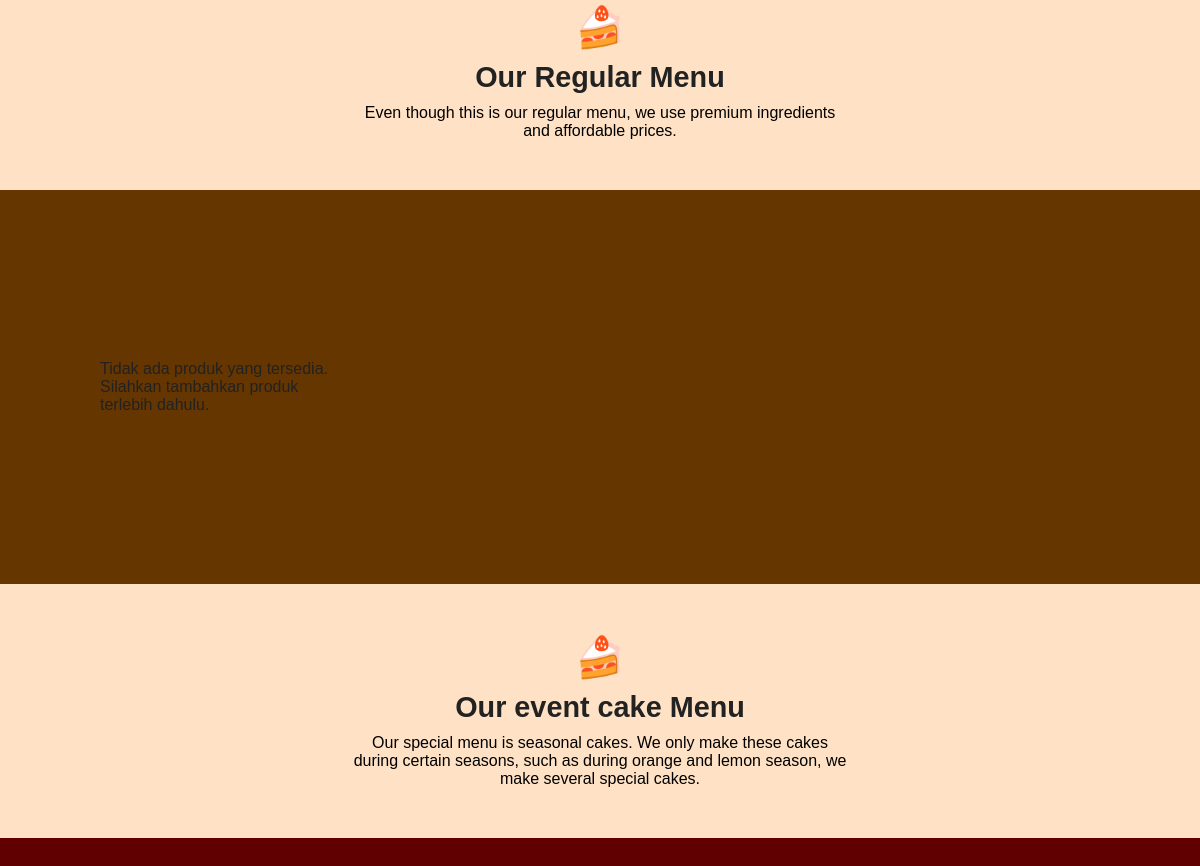
The app's page /shopall.php (middle part), older data.
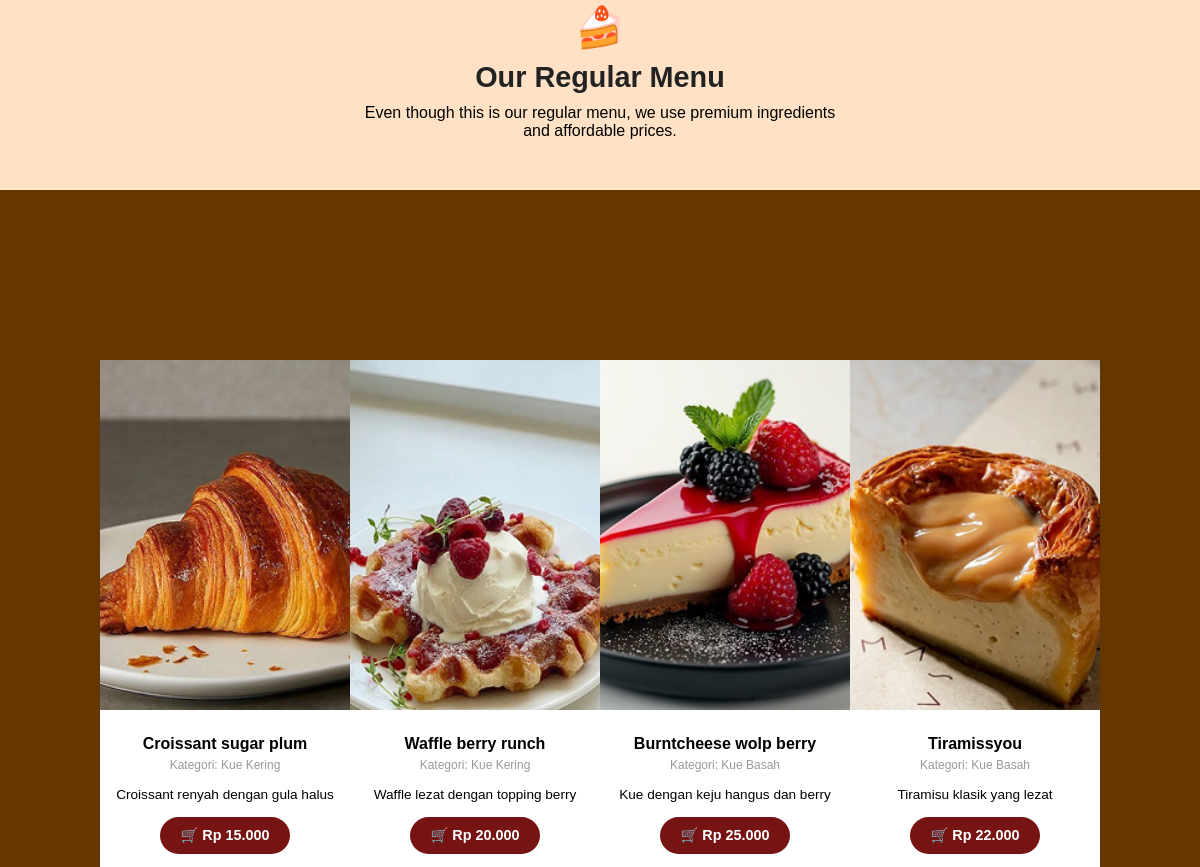
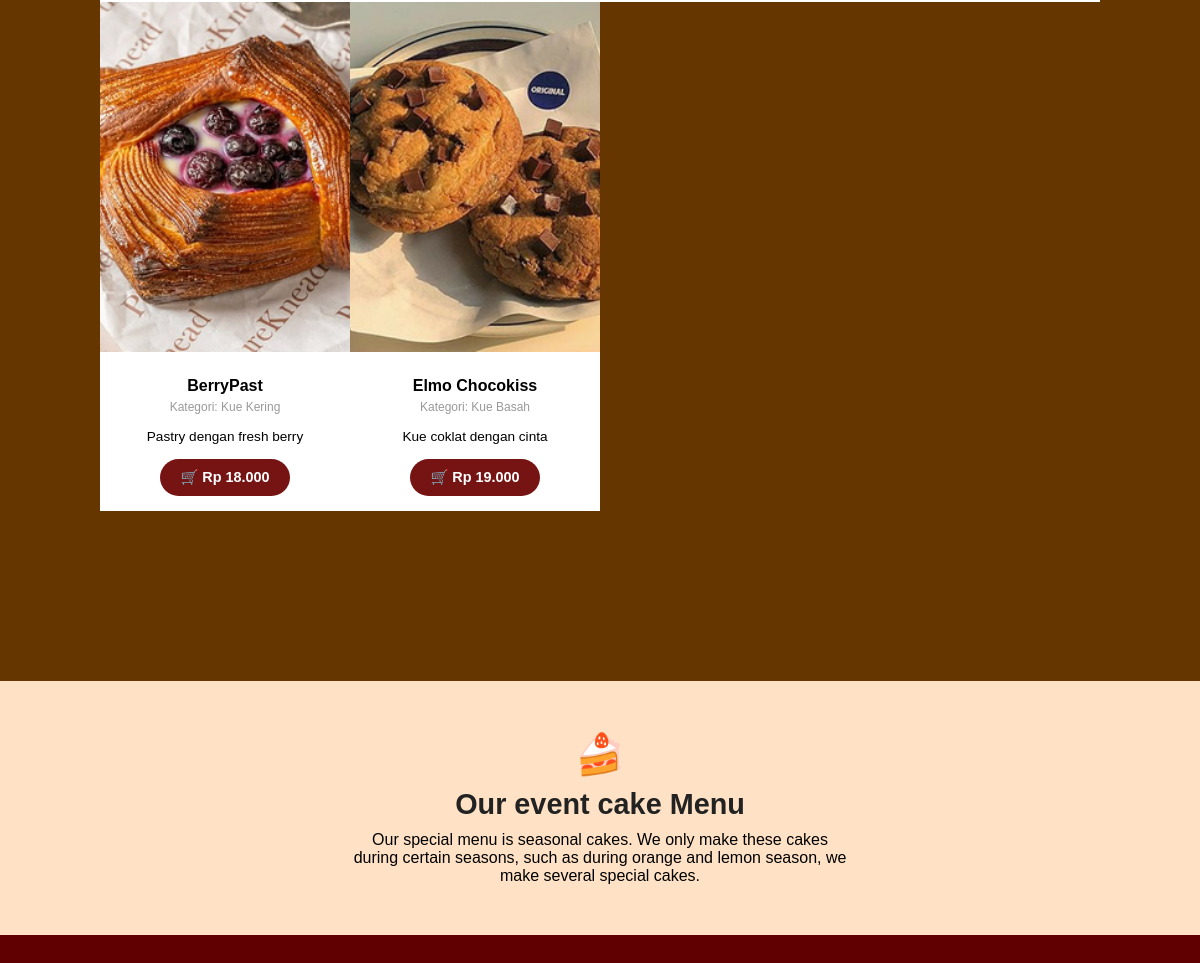
The same page, newer data (2 pictures, top to bottom).
### tables this page shows
CREATE TABLE IF NOT EXISTS `tb_produk` (
  `id_produk` int NOT NULL AUTO_INCREMENT COMMENT 'id unik produk',
  `nama_produk` varchar(100) DEFAULT NULL COMMENT 'nama produk',
  `id_kategori` int DEFAULT NULL COMMENT 'kategori produk (kue kering, basah)',
  `harga` decimal(10,2) DEFAULT NULL COMMENT 'harga produk',
  `stock` int DEFAULT NULL COMMENT 'stock barang',
  `deskripsi` text COMMENT 'penjelasan produk',
  `gambar_produk` varchar(255) DEFAULT NULL COMMENT 'gambar produk',
  PRIMARY KEY (`id_produk`),
  KEY `FK_kategori` (`id_kategori`),
  CONSTRAINT `FK_kategori` FOREIGN KEY (`id_kategori`) REFERENCES `tb_kategori` (`id_kategori`) ON DELETE CASCADE ON UPDATE CASCADE
);

CREATE TABLE IF NOT EXISTS `tb_kategori` (
  `id_kategori` int NOT NULL AUTO_INCREMENT,
  `nama_kategori` varchar(50) DEFAULT NULL,
  PRIMARY KEY (`id_kategori`)
);

### shopall.php (the view, shortened to what this page needs)
<?php
$page_css = "shopall.css";
include 'komponen/header.php';
$database = new Database();
$conn = $database->getConnection();
$query = mysqli_query($conn, "SELECT p.*, k.nama_kategori FROM tb_produk p
                             LEFT JOIN tb_kategori k ON p.id_kategori = k.id_kategori
                             ORDER BY p.id_produk");
?>
  <section class="menu">
    <div class="menu-icon">🍰</div>
    <h2>Our Regular Menu</h2>
    <p>
      Even though this is our regular menu, we use premium ingredients
      and affordable prices.
    </p>
  </section>
  <div class="menu-wrapper">
    <section class="menu-section">
      <div class="menu-grid">
<?php
if($query && mysqli_num_rows($query) > 0) {
    while($row = mysqli_fetch_assoc($query)) {
?>
    <div class="menu-item">
        <img src="image/<?php echo $row['gambar_produk']; ?>" alt="<?php echo $row['nama_produk']; ?>">
        <div class="menu-info">
            <h3><?php echo $row['nama_produk']; ?></h3>
            <p class="kategori" style="font-size: 12px; color: #999;">Kategori: <?php echo $row['nama_kategori']; ?></p>
            <p><?php echo $row['deskripsi']; ?></p>
            <a href="#" class="price-btn">
                🛒 Rp <?php echo number_format($row['harga'], 0, ',', '.'); ?>
            </a>
        </div>
    </div>
<?php
    }
} else {
    echo "<p>Tidak ada produk yang tersedia. Silahkan tambahkan produk terlebih dahulu.</p>";
}
?>
      </div>
    </section>
  </div>
  <section class="menu">
    <div class="menu-icon">🍰</div>
    <h2>Our  event cake Menu </h2>
    <p>
     Our special menu is seasonal cakes. We only make these cakes during certain seasons, such as during orange and lemon season, we make several special cakes.
    </p>
  </section>
  <div class="menu-wrapper2">
  </div>

### komponen/header.php (shortened to what this page needs)
<!DOCTYPE html>
<html lang="en">
<head>
<link rel="stylesheet" href="style.css">
<?php if(isset($page_css)) : ?>
<link rel="stylesheet" href="<?php echo $page_css; ?>">
<?php endif; ?>
</head>
<body>

### style.css (style rules this page uses)
* { margin: 0; padding: 0; box-sizing: border-box; }
body { font-family: sans-serif; background-color: #fde3c3; color: #222; }
.menu-grid { display: grid; grid-template-columns: repeat(3, 1fr); gap: 20px; margin: 70px auto; max-width: 2000px; padding: 70px; }
.menu-item { background-color: #F0B77D; border-radius: 0px; overflow: hidden; text-align: left; }
.menu-item img { width: 100%; height: 450px; object-fit: cover; display: block; }
.menu-item h3 { font-size: 1rem; font-weight: bold; margin: 10px; }
.menu-item p { font-size: 0.9rem; margin: 0 10px 15px; color: #333; }

### shopall.css (style rules this page uses)
* { margin: 0; padding: 0; box-sizing: border-box; }
body { font-family: sans-serif; background-color: #fde3c3; color: #222; }
body { margin: 0; font-family: Arial, sans-serif; }
.menu { background-color: #FFE2C5; text-align: center; padding: 50px 20px; }
.menu h2 { font-size: 1.8rem; font-weight: bold; margin-bottom: 10px; }
.menu p { max-width: 500px; margin: 0 auto; font-size: 1rem; color: #000000; }
.menu-icon { font-size: 40px; margin-bottom: 10px; }
.menu-wrapper { background: #653600; padding: 30px; }
.menu-section { max-width: 1300px; margin: 0 auto; }
.menu-grid { display: grid; grid-template-columns: repeat(4, 1fr); gap: 0; }
.menu-item, .menu-item2 { display: flex; flex-direction: column; margin: 0; padding: 0; border: none; background: #fff; }
.menu-item img, .menu-item2 img { width: 100%; height: 350px; object-fit: cover; display: block; margin: 0; padding: 0; }
.menu-info { padding: 15px; text-align: center; }
.menu-info h3 { margin: 10px 0 5px; font-size: 1rem; font-weight: bold; color: #000000; }
.menu-info p { font-size: 0.85rem; color: #000000; margin: 0 0 15px; }
.price-btn { display: inline-flex; align-items: center; justify-content: center; background: #761414; color: #fff; padding: 10px 20px; border: none; border-radius: 25px; font-size: 0.9rem; font-weight: bold; cursor: pointer; text-decoration: none; }
.menu-wrapper2 { background: #610000; padding: 30px; }

Row changes from the older to the newer data that the page shows:
added tb_produk: gambar_produk (picture), nama_produk "Croissant sugar plum", id_kategori.nama_kategori "Kue Kering", deskripsi "Croissant renyah dengan gula halus", harga "15.000"
added tb_produk: gambar_produk (picture), nama_produk "Waffle berry runch", id_kategori.nama_kategori "Kue Kering", deskripsi "Waffle lezat dengan topping berry", harga "20.000"
added tb_produk: gambar_produk (picture), nama_produk "Burntcheese wolp berry", id_kategori.nama_kategori "Kue Basah", deskripsi "Kue dengan keju hangus dan berry", harga "25.000"
added tb_produk: gambar_produk (picture), nama_produk "Tiramissyou", id_kategori.nama_kategori "Kue Basah", deskripsi "Tiramisu klasik yang lezat", harga "22.000"
added tb_produk: gambar_produk (picture), nama_produk "BerryPast", id_kategori.nama_kategori "Kue Kering", deskripsi "Pastry dengan fresh berry", harga "18.000"
added tb_produk: gambar_produk (picture), nama_produk "Elmo Chocokiss", id_kategori.nama_kategori "Kue Basah", deskripsi "Kue coklat dengan cinta", harga "19.000"
Text that changed along with them:
text no longer shown: "Tidak ada produk yang tersedia. Silahkan tambahkan produk terlebih dahulu."
